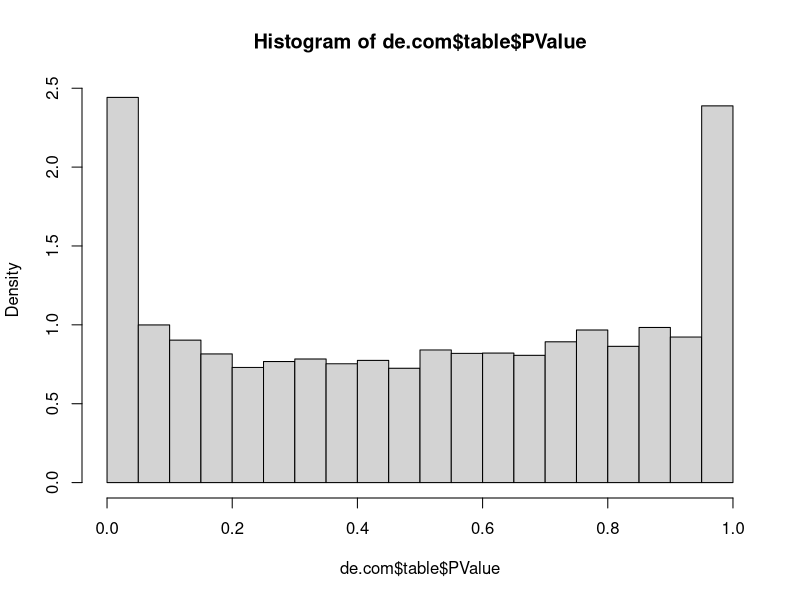

Recreate this plot in R.
## ---- chunk 1
#setwd("C:/Users/khuub/One Drive/OneDrive/Desktop/Projects/projects/Autism_edgeR/")
library(edgeR)
## ---- chunk 2
counts <- read.csv("16p11_fpkm_avg_threshold.csv",header=TRUE)
m <- as.matrix(counts)

group <- as.factor(rep(c("Control","Case"),c(12,9)))

co <- read.csv('16p11_pc1.csv',header=FALSE)
## ---- chunk 3
d <- DGEList(counts = m, group=group)
## ---- chunk 4
#keep <- filterByExpr(d,group=group)
#d <- d[keep,,keep.lib.sizes=FALSE]
## ---- chunk 5
d <- calcNormFactors(d, method="RLE")
## ---- chunk 6
design <- model.matrix(~0+group,co)
## ---- chunk 7
d <- estimateDisp(d,design)
de.com <- exactTest(d,pair = c("Case","Control"))

#Results
topTags(de.com)
hist(de.com$table$PValue,prob=TRUE)
write.csv(de.com$table,"test_no_filter_16p11_table.csv")
